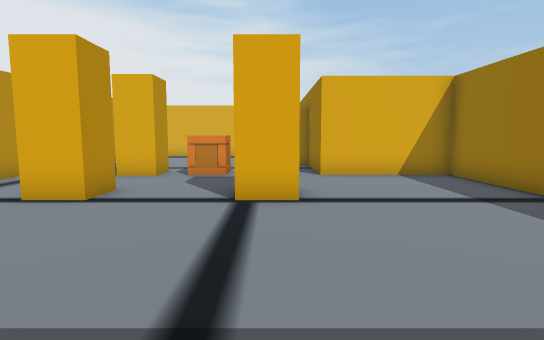
[1] (above)

19 first-person views from a walk through a scene from a Unity 3-D project. The camera is 1.2 m above the floor, tilts 6° down and sees 80° across. Doors are open. The floor is counted in squares, 1 m on a side. Each view is taken from the middle of a square. On the plan, view 1 faces up. The plan holds only what a view shows up to about 14 squares ahead; the rest is blank. The place goes on beyond the plan. Some animated figures are not drawn.

[2]
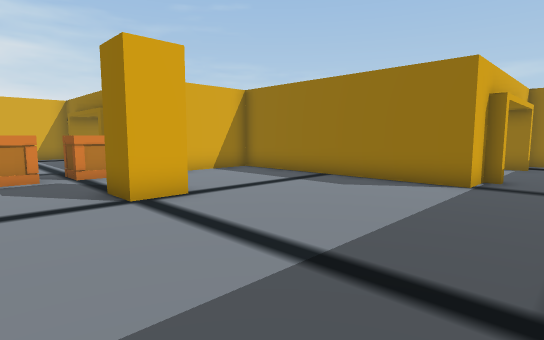

[3]
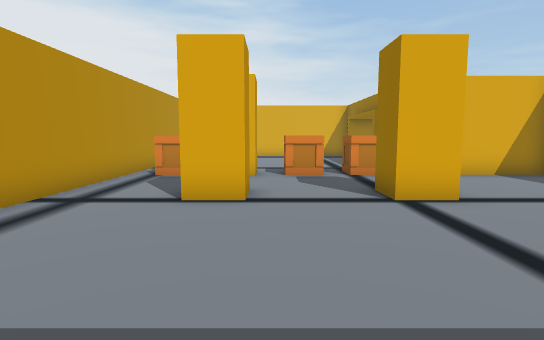

[4]
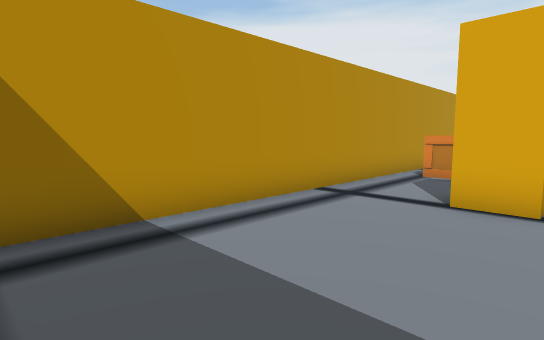

[5]
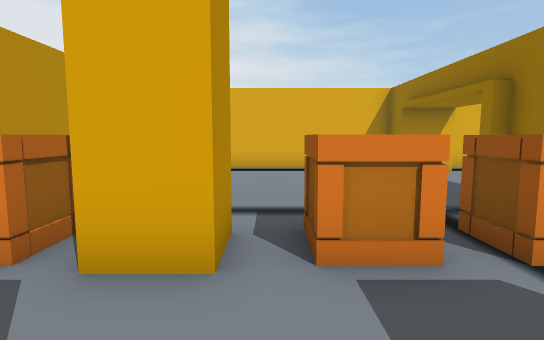

[6]
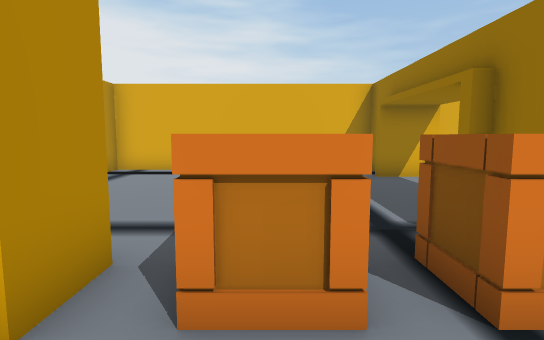

[7]
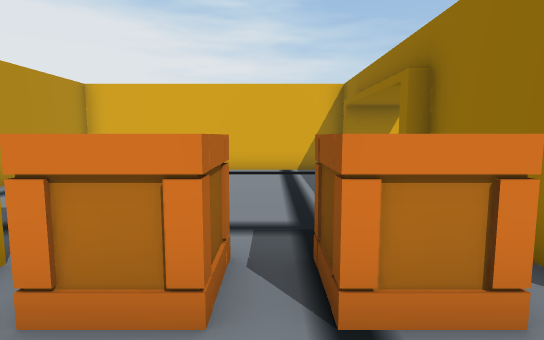

[8]
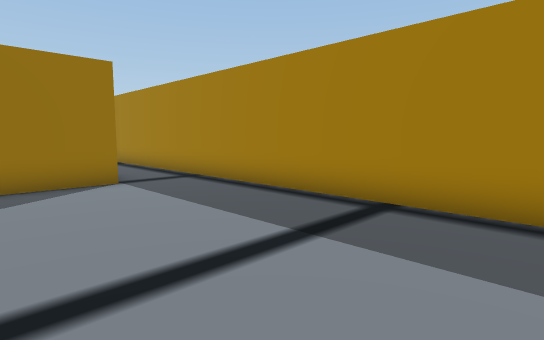

[9]
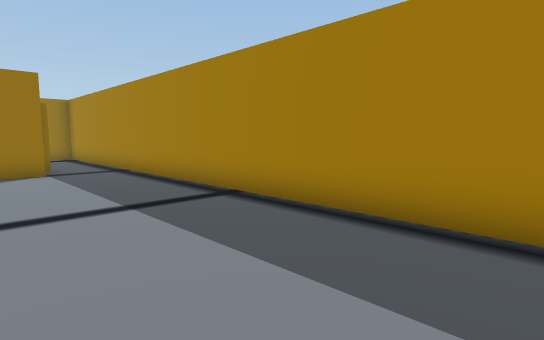

[10]
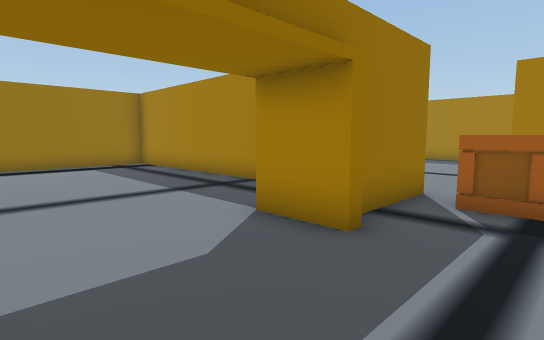

[11]
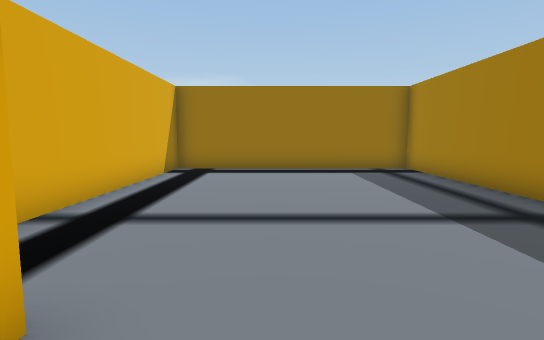

[12]
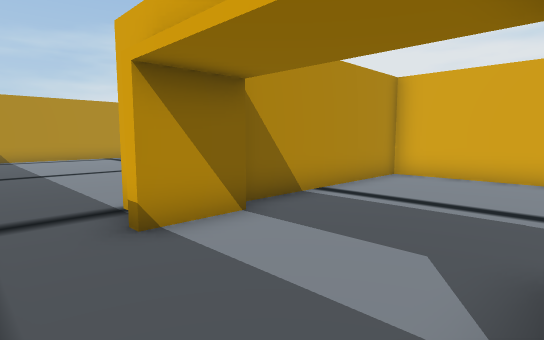

[13]
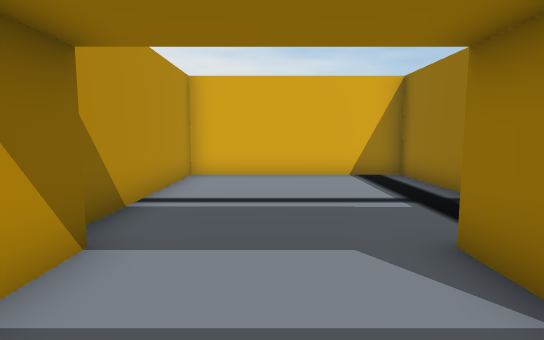

[14]
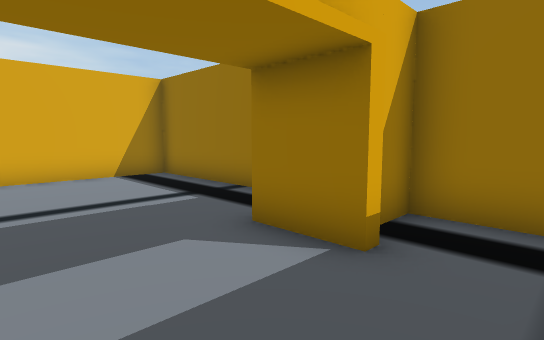

[15]
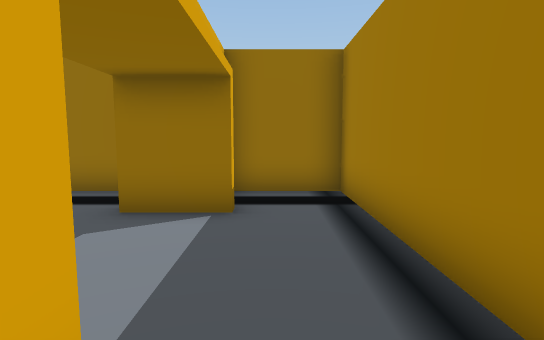

[16]
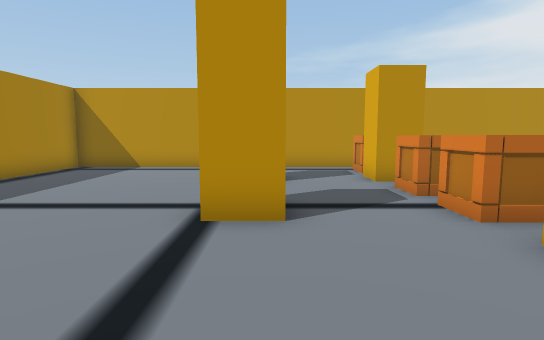

[17]
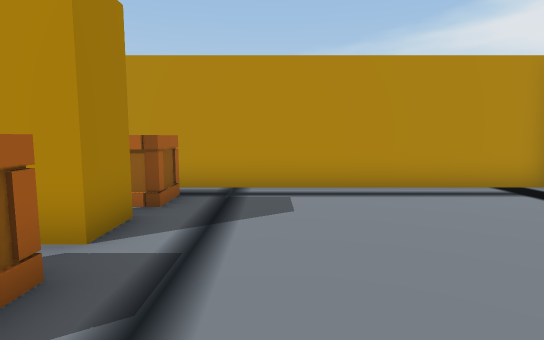

[18]
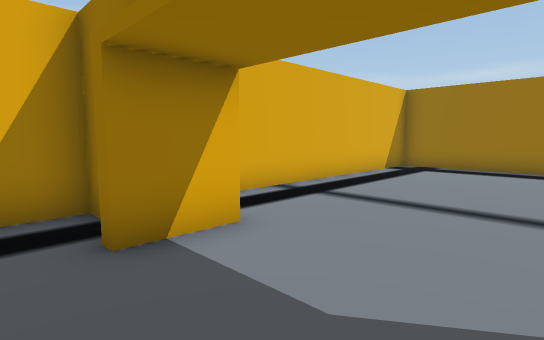

[19]
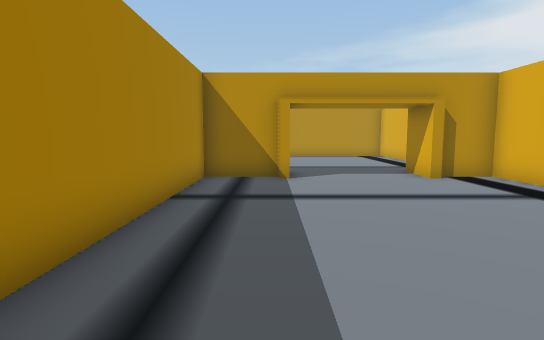

### Floor plan
Points are (right, up) in squares from view 1. A wall is a line through its corners. A room is listed if a view was taken in it or the views show most of it. See-through windows are left out.
Room 1 (views 1, 2, 3, 4, 5, 6, 7, 8, 9, 10, 11, 12, 13, 14, 15, 16, 17, 18)
walls: (7, 1.6) (6.7, 1.6) (6.7, 2) (5.5, 2) (5.5, 10) (1.5, 10) (1.5, 13.2) (1.1, 13.2); (2.9, 17.5) (1.1, 17.5) (1.1, 17.9); (1.5, 18.8) (1.5, 19.5) (-7.5, 19.5) (-7.5, -0.5) (13, -0.5) (13, 2) (12, 2)
ways out: open door at (2, 15.5) to room 2; open door at (9, 2.5) to room 3
objects: crate (-6, 10) to (-5, 11); other object (-5, 6) to (-4, 7); other object (-4, 10) to (-4, 11); crate (-2, 10) to (-2, 11); other object (-1, 6) to (0, 7); crate (0, 10) to (0, 11)
Room 2 (view 19)
walls: (2.5, 13.2) (2.5, 11) (13, 11) (13, 19.5) (2.5, 19.5) (2.5, 18); (1.1, 13.5) (2.9, 13.5)
ways out: open door at (2, 15.5) to room 1
Room 3 (no view inside)
walls: (13, 4.2) (13, 10) (6.5, 10) (6.5, 3.8)
ways out: open door at (9, 2.5) to room 1

Where each view was taken, in squares from view 1:
view 1: 0 up, 0 right, facing up
view 2: 0 up, 3 left, facing up-right
view 3: 0 up, 3 left, facing up
view 4: 0 up, 3 left, facing up-left
view 5: 7 up, 3 left, facing up
view 6: 8 up, 2 left, facing up
view 7: 8 up, 1 left, facing up
view 8: 5 up, 3 left, facing down-right
view 9: 4 up, 6 left, facing down-right
view 10: 17 up, 1 left, facing down-right
view 11: 16 up, 1 right, facing right
view 12: 0 up, 11 right, facing up-left
view 13: 0 up, 9 right, facing up
view 14: 0 up, 8 right, facing up-right
view 15: 1 up, 6 right, facing right
view 16: 7 up, 5 right, facing left
view 17: 13 up, 0 right, facing left
view 18: 14 up, 0 right, facing up-right
view 19: 13 up, 12 right, facing left
